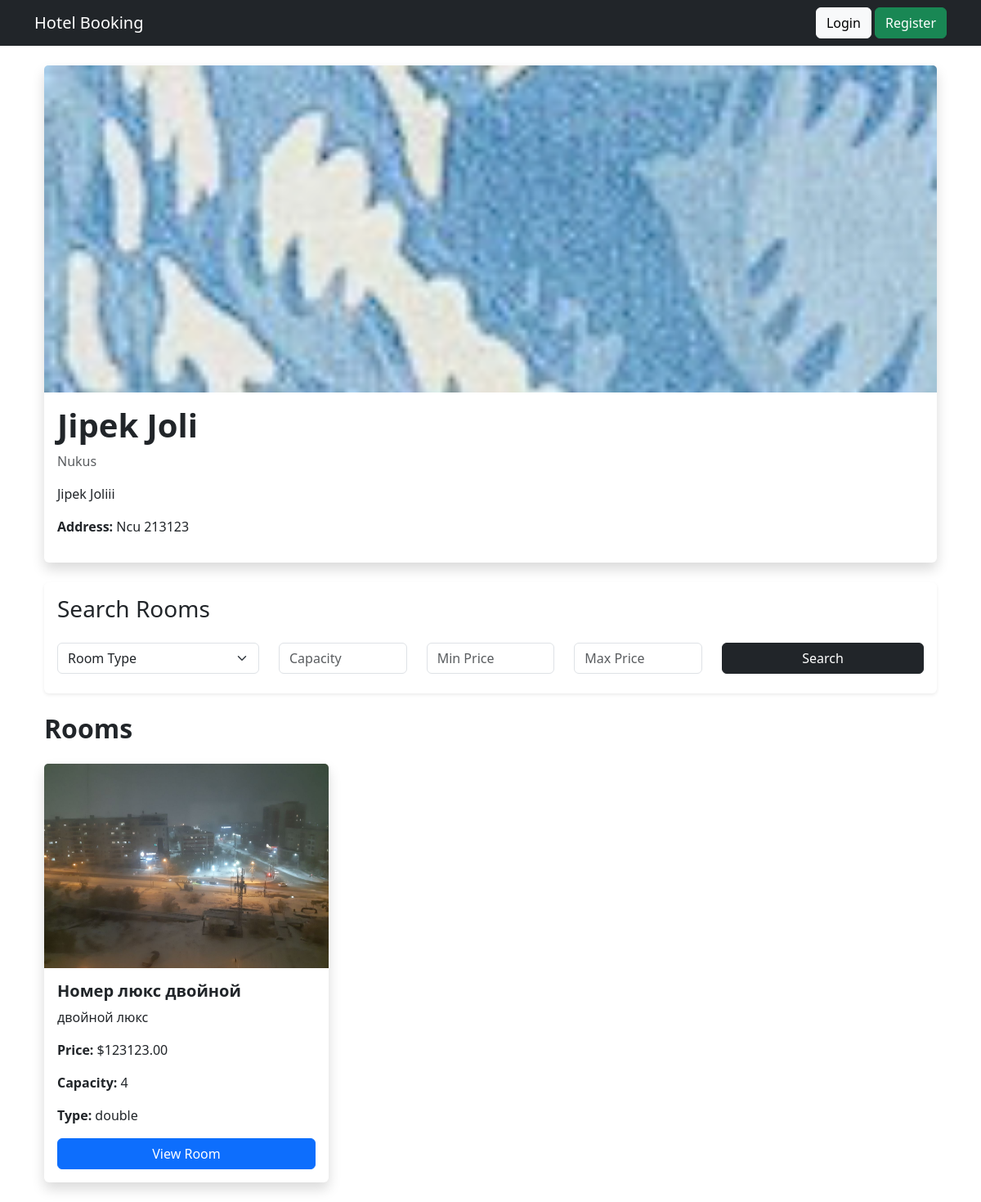
Page /hotel/1/ on the earlier database version.
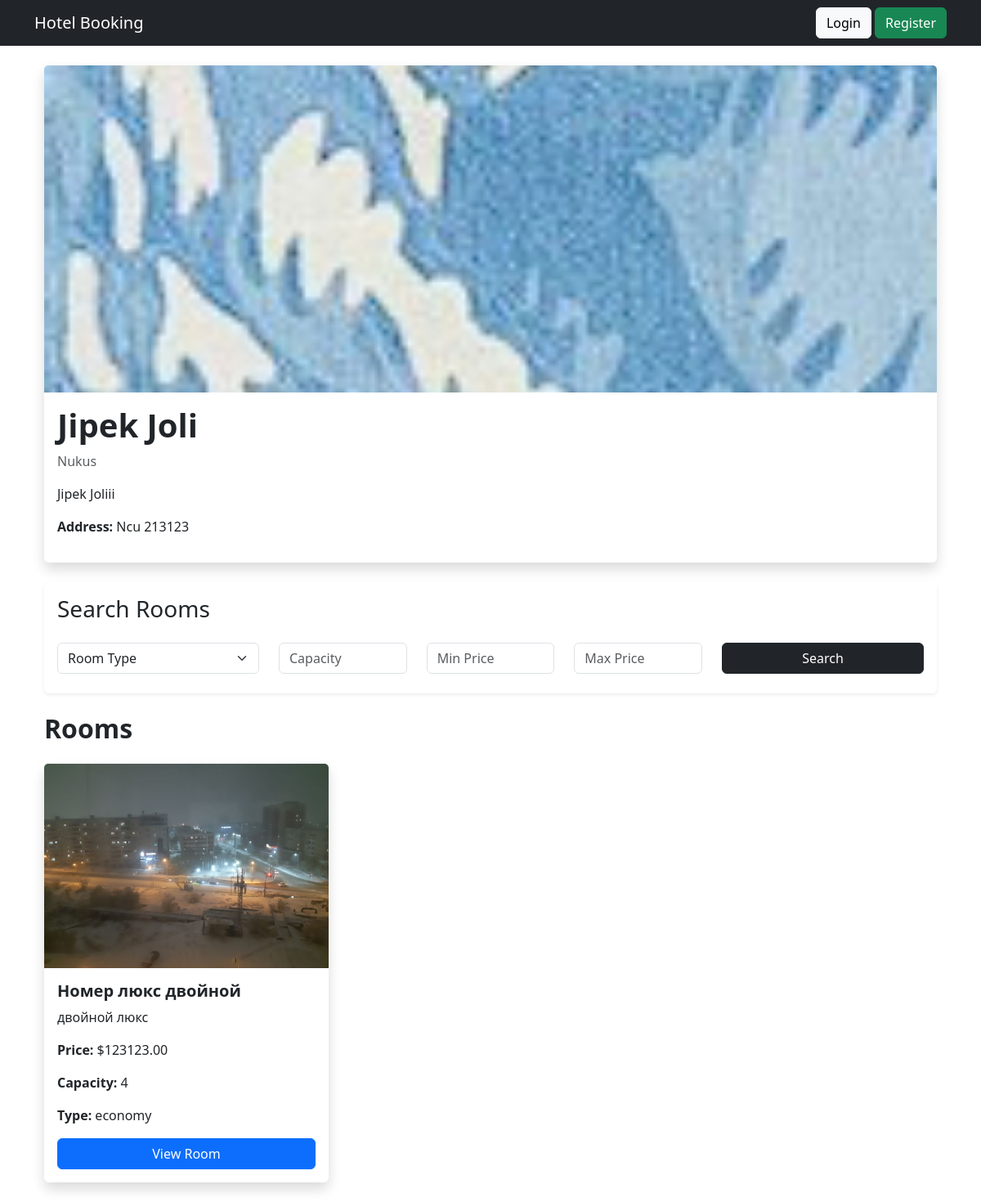
Same page on the later database version.
### main/models.py (models this page shows, shortened)
class Room(models.Model):
    ROOM_TYPES = (
        ('economy', 'Economy'),
        ('standard', 'Standard'),
        ('comfort', 'Comfort'),
        ('deluxe', 'Deluxe'),
        ('lux', 'Lux'),
        ('full_lux', 'Full Lux'),
        ('presidential', 'Presidential'),
    )
    hotel = models.ForeignKey(
        Hotel,
        on_delete=models.CASCADE,
        related_name='rooms'
    )
    title = models.CharField(max_length=255)
    description = models.TextField()
    room_type = models.CharField(
        max_length=20,
        choices=ROOM_TYPES,
        default='standard'
    )
    price = models.DecimalField(
        max_digits=10,
        decimal_places=2
    )
    capacity = models.PositiveIntegerField()
    size_m2 = models.PositiveIntegerField(
        null=True,
        blank=True
    )
    BED_TYPES = (
        ('single', 'Single'),
        ('double', 'Double'),
        ('triple', 'Triple'),
        ('queen (1 big bed for 1 person)', 'Queen (1 big bed for 1 person)'),
        ('king (bed for 4 people)', 'King (bed for 4 people)'),
    )
    beds = models.PositiveIntegerField(default=1)
    bed_type = models.CharField(
        max_length=50,
        choices=BED_TYPES,
        default='single'
    )
    has_wifi = models.BooleanField(default=True)
    has_breakfast = models.BooleanField(default=False)
    has_air_conditioning = models.BooleanField(default=True)
    is_available = models.BooleanField(default=True)
    rating = models.DecimalField(
        max_digits=3,
        decimal_places=1,
        default=4.0
    )
    created_at = models.DateTimeField(auto_now_add=True)

class RoomImage(models.Model):
    room = models.ForeignKey(
        Room,
        on_delete=models.CASCADE,
        related_name='images'
    )
    image = models.ImageField(upload_to='rooms/')

### main/views.py (the view)
# urls.py: path('hotel/<int:pk>/', hotel_detail, name='hotel_detail'),
def hotel_detail(request, pk):
    hotel = get_object_or_404(Hotel, id=pk)
    rooms = hotel.rooms.all()
    room_type = request.GET.get('type')
    capacity = request.GET.get('capacity')
    min_price = request.GET.get('min_price')
    max_price = request.GET.get('max_price')
    if room_type:
        rooms = rooms.filter(room_type=room_type)
    if capacity:
        rooms = rooms.filter(capacity=capacity)
    if min_price:
        rooms = rooms.filter(price__gte=min_price)
    if max_price:
        rooms = rooms.filter(price__lte=max_price)
    context = {
        'hotel': hotel,
        'rooms': rooms
    }
    return render(request, 'hotel_detail.html', context)

### main/templates/hotel_detail.html (shortened to what the changed rows need)
{% extends 'base.html' %}
{% block content %}
<div class="container mt-4">
    <div class="card shadow border-0 mb-4">
        <div class="card-body">
            <h1 class="fw-bold">
                {{ hotel.title }}
            </h1>
        </div>
    </div>
    <h2 class="fw-bold mb-4">
        Rooms
    </h2>
    <div class="row">
        {% for room in rooms %}
            <div class="col-md-4 mb-4">
                <div class="card h-100 shadow border-0">
                    {% if room.images.first %}
                        <img src="{{ room.images.first.image.url }}"
                             class="card-img-top"
                             style="height:250px; object-fit:cover;">
                    {% endif %}
                    <div class="card-body d-flex flex-column">
                        <h5 class="fw-bold">
                            {{ room.title }}
                        </h5>
                        <p>
                            {{ room.description|truncatewords:15 }}
                        </p>
                        <p>
                            <strong>
                                Price:
                            </strong>
                            ${{ room.price }}
                        </p>
                        <p>
                            <strong>
                                Capacity:
                            </strong>
                            {{ room.capacity }}
                        </p>
                        <p>
                            <strong>
                                Type:
                            </strong>
                            {{ room.room_type }}
                        </p>
                        <a href="{% url 'room_detail' room.id %}"
                           class="btn btn-primary mt-auto">
                            View Room
                        </a>
                    </div>
                </div>
            </div>
        {% empty %}
            <div class="col-12">
                <div class="alert alert-warning">
                    No rooms found.
                </div>
            </div>
        {% endfor %}
    </div>
</div>
{% endblock %}

Differences in the rows shown:
changed Room "Номер люкс двойной": room_type "double" → "economy"
